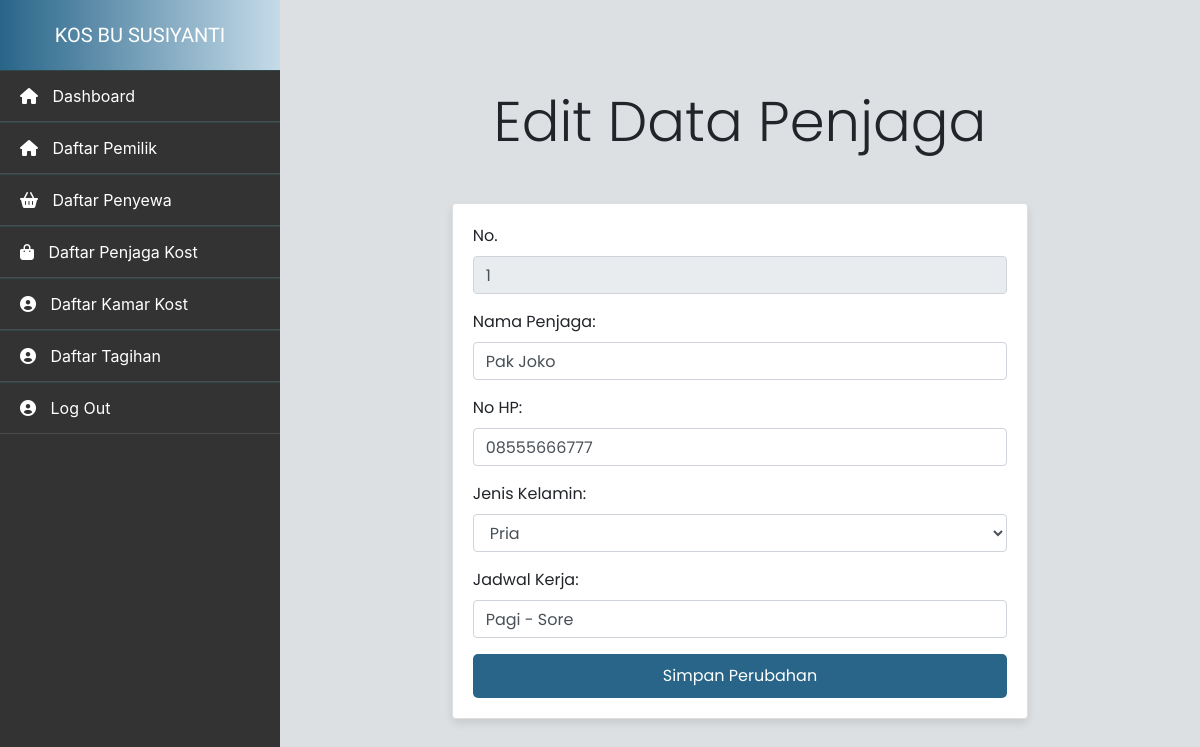
/edit_penjaga.php?no=1 (signed in), run on the app's committed database.
### tables this page shows
CREATE TABLE IF NOT EXISTS nama_penjaga (
    no INT PRIMARY KEY,
    nama_penjaga VARCHAR(100) NOT NULL,
    no_hp VARCHAR(20) NOT NULL,
    jenis_kelamin VARCHAR(20) NOT NULL,
    jadwal_kerja VARCHAR(100) NOT NULL
);

### edit_penjaga.php (the view, shortened to what this page needs)
<!DOCTYPE html>
<html lang="en">
<head>
    <link rel="stylesheet" href="https://stackpath.bootstrapcdn.com/bootstrap/4.4.1/css/bootstrap.min.css"
>
</head>
<body style="background-color: #dde0e3;">
    <?php include_once "sidebar.php"; ?>
    <div class="container-fluid">
        <div class="row justify-content-center">
            <div class="col-lg-8 col-md-10">
                <div class="col-lg-12 text-center mt-5 mb-5">
                    <h3 class="display-4">Edit Data Penjaga</h3>
                </div>
                <div class="card">
                    <div class="card-body">
                        <?php
                        include "koneksi.php";
                        $no = $_GET['no'];
                        $stmt = $conn->prepare("SELECT * FROM nama_penjaga WHERE no=?");
                        $stmt->bind_param("i", $no);
                        $stmt->execute();
                        $result = $stmt->get_result();
                        $data = $result->fetch_assoc();
                        ?>
                        <form action="proses_edit_penjaga.php" method="post">
                            <div class="form-group">
                                <label for="no">No.</label>
                                <input type="number" class="form-control" id="no" name="no" value="<?php echo $data['no']; ?>" disabled>
                            </div>
                            <div class="form-group">
                                <label for="nama_penjaga">Nama Penjaga:</label>
                                <input type="text" class="form-control" id="nama_penjaga" name="nama_penjaga"
                                    value="<?php echo htmlspecialchars($data['nama_penjaga']); ?>" required>
                            </div>
                            <div class="form-group">
                                <label for="no_hp">No HP:</label>
                                <input type="text" class="form-control" id="no_hp" name="no_hp" value="<?php echo htmlspecialchars($data['no_hp']); ?>" required>
                            </div>
                            <div class="form-group">
                                <label for="jenis_kelamin">Jenis Kelamin:</label>
                                <select class="form-control" id="jenis_kelamin" name="jenis_kelamin" required>
                                    <option value="Pria" <?php if($data['jenis_kelamin'] == 'Pria') echo 'selected'; ?>>Pria</option>
                                </select>
                            </div>
                            <div class="form-group">
                                <label for="jadwal_kerja">Jadwal Kerja:</label>
                                <input type="text" class="form-control" id="jadwal_kerja" name="jadwal_kerja" value="<?php echo htmlspecialchars($data['jadwal_kerja']); ?>" required>
                            </div>
                            <button type="submit" class="btn btn-primary btn-block">Simpan Perubahan</button>
                        </form>
                    </div>
                </div>
            </div>
        </div>
    </div>
</body>
</html>

### edit_penjaga.php (style rules this page uses)
body { font-family: 'Poppins', sans-serif; background-color: #dde0e3; }
.container-fluid { margin-top: 20px; }
.col-lg-12.text-center { margin-top: 50px; margin-bottom: 50px; }
button.btn-primary { background-color: #286589; color: #fff; border: none; padding: 10px 20px; border-radius: 5px; transition: background-color 0.3s; }
.card { border: none; border-radius: 10px; box-shadow: 0 4px 8px rgba(0,0,0,0.1); }
.card-body { padding: 40px; }

### sidebar.php (style rules this page uses)
.container-fluid { padding: 20px; font-family: 'Poppins', sans-serif; transition: margin-left 0.3s ease; margin-left: 280px; width: auto; }

### data on the page
nama_penjaga: no "1", nama_penjaga "Pak Joko", no_hp "08555666777", jadwal_kerja "Pagi - Sore"
